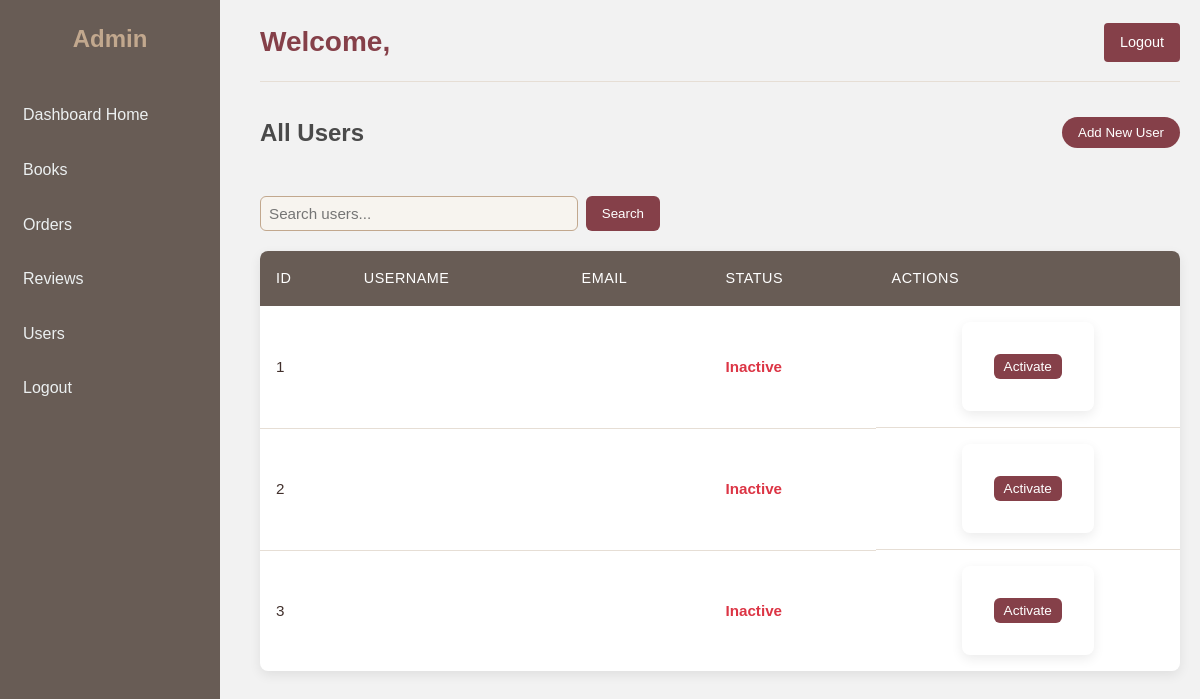
Page /dashboard/users/ on the earlier database version.
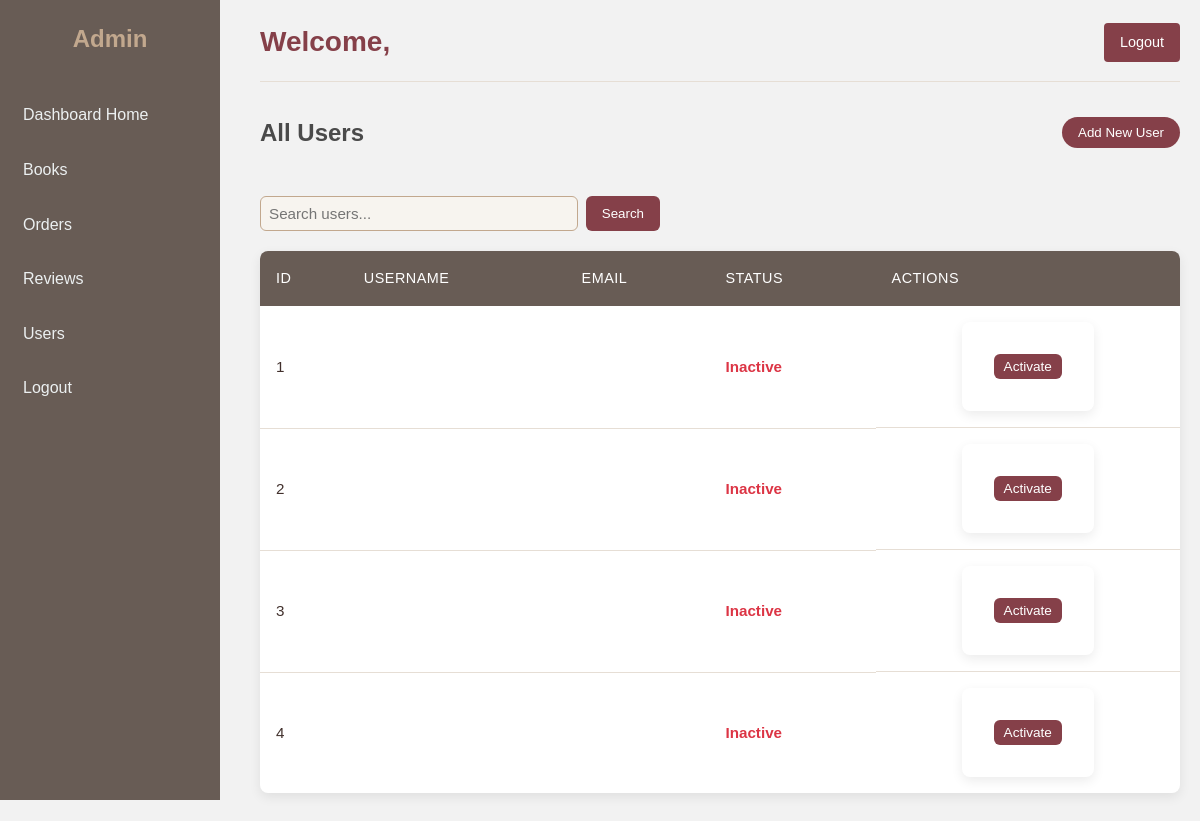
Same page on the later database version.
### library_app/models.py (models this page shows, shortened)
class UserProfile(models.Model):
    user = models.OneToOneField(User, on_delete=models.CASCADE)
    reference_id = models.CharField(max_length=100, unique=True)
    phone_contact = models.CharField(max_length=15, unique=True)
    user_address = models.TextField()
    active = models.BooleanField(default=True)

### library_app/views.py (the view)
# urls.py: path('dashboard/users/', views.admin_users_view, name='admin_users'),
def admin_users_view(request):
    users = UserProfile.objects.all()
    return render(request, "library_app/admin_users.html", {"users": users})

### library_app/templates/library_app/admin_users.html (shortened to what this page needs)
{% extends "library_app/base_admin.html" %}
{% block content %}
<div style="display:flex; justify-content:space-between; align-items:center; margin-bottom:20px;">
    <h2 style="color:#4A4A4A;">All Users</h2>
    <a href="{% url 'admin_add_user' %}">
        <button style="background:#854049; color:white; padding:8px 16px; border:none; border-radius:20px;">
            Add New User
        </button>
    </a>
</div>
<form method="GET" action="{% url 'admin_users' %}" style="margin-bottom:20px;">
    <input type="text"
           name="q"
           placeholder="Search users..."
           value="{{ request.GET.q }}"
           style="padding:8px; width:300px; border-radius:6px;">
    <button type="submit"
            style="background:#854049; color:white; padding:8px 16px; border:none; border-radius:6px;">
        Search
    </button>
</form>
<table style="width:100%; border-collapse:collapse;">
    <thead>
        <tr style="background:#f4f4f4;">
            <th>ID</th>
            <th>Username</th>
            <th>Email</th>
            <th>Status</th>
            <th>Actions</th>
        </tr>
    </thead>
    <tbody>
    {% for user in users %}
        <tr>
            <td>{{ user.id }}</td>
            <td>{{ user.username }}</td>
            <td>{{ user.email }}</td>
            <td>
                {% if user.is_active %}
                    <span style="color:green;">Active</span>
                {% else %}
                    <span style="color:red;">Inactive</span>
                {% endif %}
            </td>
            <td style="display:flex; gap:10px;">
                {% if user.is_active %}
                    <form method="post" action="{% url 'deactivate_user' user.id %}">
                        {% csrf_token %}
                        <button style="background:#999; color:white; border:none; padding:5px 10px; border-radius:6px;">
                            Deactivate
                        </button>
                    </form>
                {% else %}
                    <form method="post" action="{% url 'activate_user' user.id %}">
                        <button style="background:#854049; color:white; border:none; padding:5px 10px; border-radius:6px;">
                            Activate
                        </button>
                    </form>
                {% endif %}
            </td>
        </tr>
    {% empty %}
        <tr>
            <td colspan="5" style="text-align:center; padding:20px;">
                No users found.
            </td>
        </tr>
    {% endfor %}
    </tbody>
</table>
{% endblock %}

### library_app/templates/library_app/base_admin.html (shortened to what this page needs)
{% load static %}
<!DOCTYPE html>
<html lang="en">
<head>
    <link rel="stylesheet" href="{% static 'css/admin.css' %}">
    <link rel="stylesheet" href="https://cdnjs.cloudflare.com/ajax/libs/font-awesome/6.4.0/css/all.min.css">
</head>
<body>
<div class="sidebar">
    <h2 style="text-align:center; color: #C2A88E;">Admin</h2>
    <a href="{% url 'admin_home' %}">Dashboard Home</a>
    <a href="{% url 'admin_books' %}">Books</a>
    <a href="{% url 'admin_orders' %}">Orders</a>
    <a href="{% url 'admin_reviews' %}">Reviews</a>
    <a href="{% url 'admin_users' %}">Users</a>
    <a href="{% url 'logout' %}">Logout</a>
</div>
<div class="main-content">
    <div class="header">
        <h1>Welcome, {{ request.user.first_name|default:request.user.username }}</h1>
        <a href="{% url 'logout' %}" class="logout-btn">Logout</a>
    </div>
    {% block content %}{% endblock %}
</div>
</body>
</html>

### library_app/static/CSS/admin.css (style rules this page uses)
:root { --admin-primary: #854049; --admin-primary-dark: #41302C; --admin-secondary: #685C55; --admin-accent: #C2A88E; --admin-light: #f7f4ef; --admin-lighter: #e6ded5; --admin-white: #ffffff; --admin-text: #41302C; --admin-text-light: #685C55; --admin-shadow: 0 4px 12px rgba(0,0,0,0.08); --admin-radius: 8px; }
* { margin: 0; padding: 0; box-sizing: border-box; }
body { font-family: 'Poppins', sans-serif; background-color: var(--admin-light); color: var(--admin-text); line-height: 1.6; }
.sidebar { width: 220px; background-color: var(--admin-secondary); height: 100vh; position: fixed; padding-top: 20px; color: var(--admin-white); }
.sidebar h2 { text-align: center; color: var(--admin-accent); margin-bottom: 2rem; padding: 0 1rem; }
.sidebar a { display: block; padding: 12px 20px; color: var(--admin-white); text-decoration: none; margin-bottom: 5px; border-radius: 4px; transition: all 0.3s ease; border-left: 3px solid transparent; }
.main-content { margin-left: 240px; padding: 20px; min-height: 100vh; }
.header { display: flex; justify-content: space-between; align-items: center; margin-bottom: 2rem; padding-bottom: 1rem; border-bottom: 1px solid var(--admin-lighter); }
.header h1 { margin: 0; color: var(--admin-primary); font-size: 1.75rem; }
.logout-btn { text-decoration: none; color: var(--admin-white); background-color: var(--admin-primary); padding: 8px 16px; border-radius: var(--admin-radius); font-size: 0.9rem; font-weight: 500; transition: all 0.3s ease; display: inline-flex; align-items: center; gap: 0.5rem; }
h2 { color: var(--admin-primary); margin-bottom: 1.5rem; font-size: 1.5rem; }
form[method="GET"] { display: flex; gap: 0.5rem; margin-bottom: 1.5rem; max-width: 400px; }
form[method="GET"] input { flex: 1; padding: 0.75rem 1rem; border: 1px solid var(--admin-accent); border-radius: var(--admin-radius); background: var(--admin-light); color: var(--admin-text); font-size: 0.95rem; }
form[method="GET"] button { padding: 0.75rem 1.5rem; background: var(--admin-primary); color: var(--admin-white); border: none; border-radius: var(--admin-radius); cursor: pointer; font-weight: 500; }
a button, a .btn { display: inline-block; margin-bottom: 1.5rem; text-decoration: none; }
table { width: 100%; border-collapse: collapse; background: var(--admin-white); border-radius: var(--admin-radius); overflow: hidden; box-shadow: var(--admin-shadow); margin-bottom: 2rem; }
table th { background: var(--admin-secondary); color: var(--admin-white); padding: 1rem; text-align: left; font-weight: 500; font-size: 0.9rem; text-transform: uppercase; letter-spacing: 0.5px; }
table td { padding: 1rem; border-bottom: 1px solid var(--admin-lighter); font-size: 0.95rem; }
table tr:last-child td { border-bottom: none; }
table form { display: inline; margin: 0; }
table button { padding: 0.5rem 1rem; background: var(--admin-primary); color: var(--admin-white); border: none; border-radius: 4px; cursor: pointer; font-size: 0.85rem; font-weight: 500; transition: all 0.3s ease; }
span[style*="color:red"] { color: #dc3545 !important; font-weight: 600; }
form[method="POST"] { background: var(--admin-white); padding: 2rem; border-radius: var(--admin-radius); box-shadow: var(--admin-shadow); max-width: 600px; margin: 0 auto; }

### library_app/templates/library_app/base_admin.html (style rules this page uses)
body { font-family: Arial, sans-serif; background-color: #f2f2f2; margin: 0; }
.sidebar { width: 220px; background-color: #685C55; height: 100vh; position: fixed; padding-top: 20px; color: #ecf0f1; }
.sidebar a { display: block; padding: 12px 20px; color: #ecf0f1; text-decoration: none; margin-bottom: 5px; border-radius: 4px; }
.main-content { margin-left: 240px; padding: 20px; }
.header { display: flex; justify-content: space-between; align-items: center; }
.header h1 { margin: 0; color: #854049; }
.logout-btn { text-decoration: none; color: white; background-color: #854049; padding: 8px 16px; border-radius: 4px; }

Differences in the rows shown:
added UserProfile: id "4"
